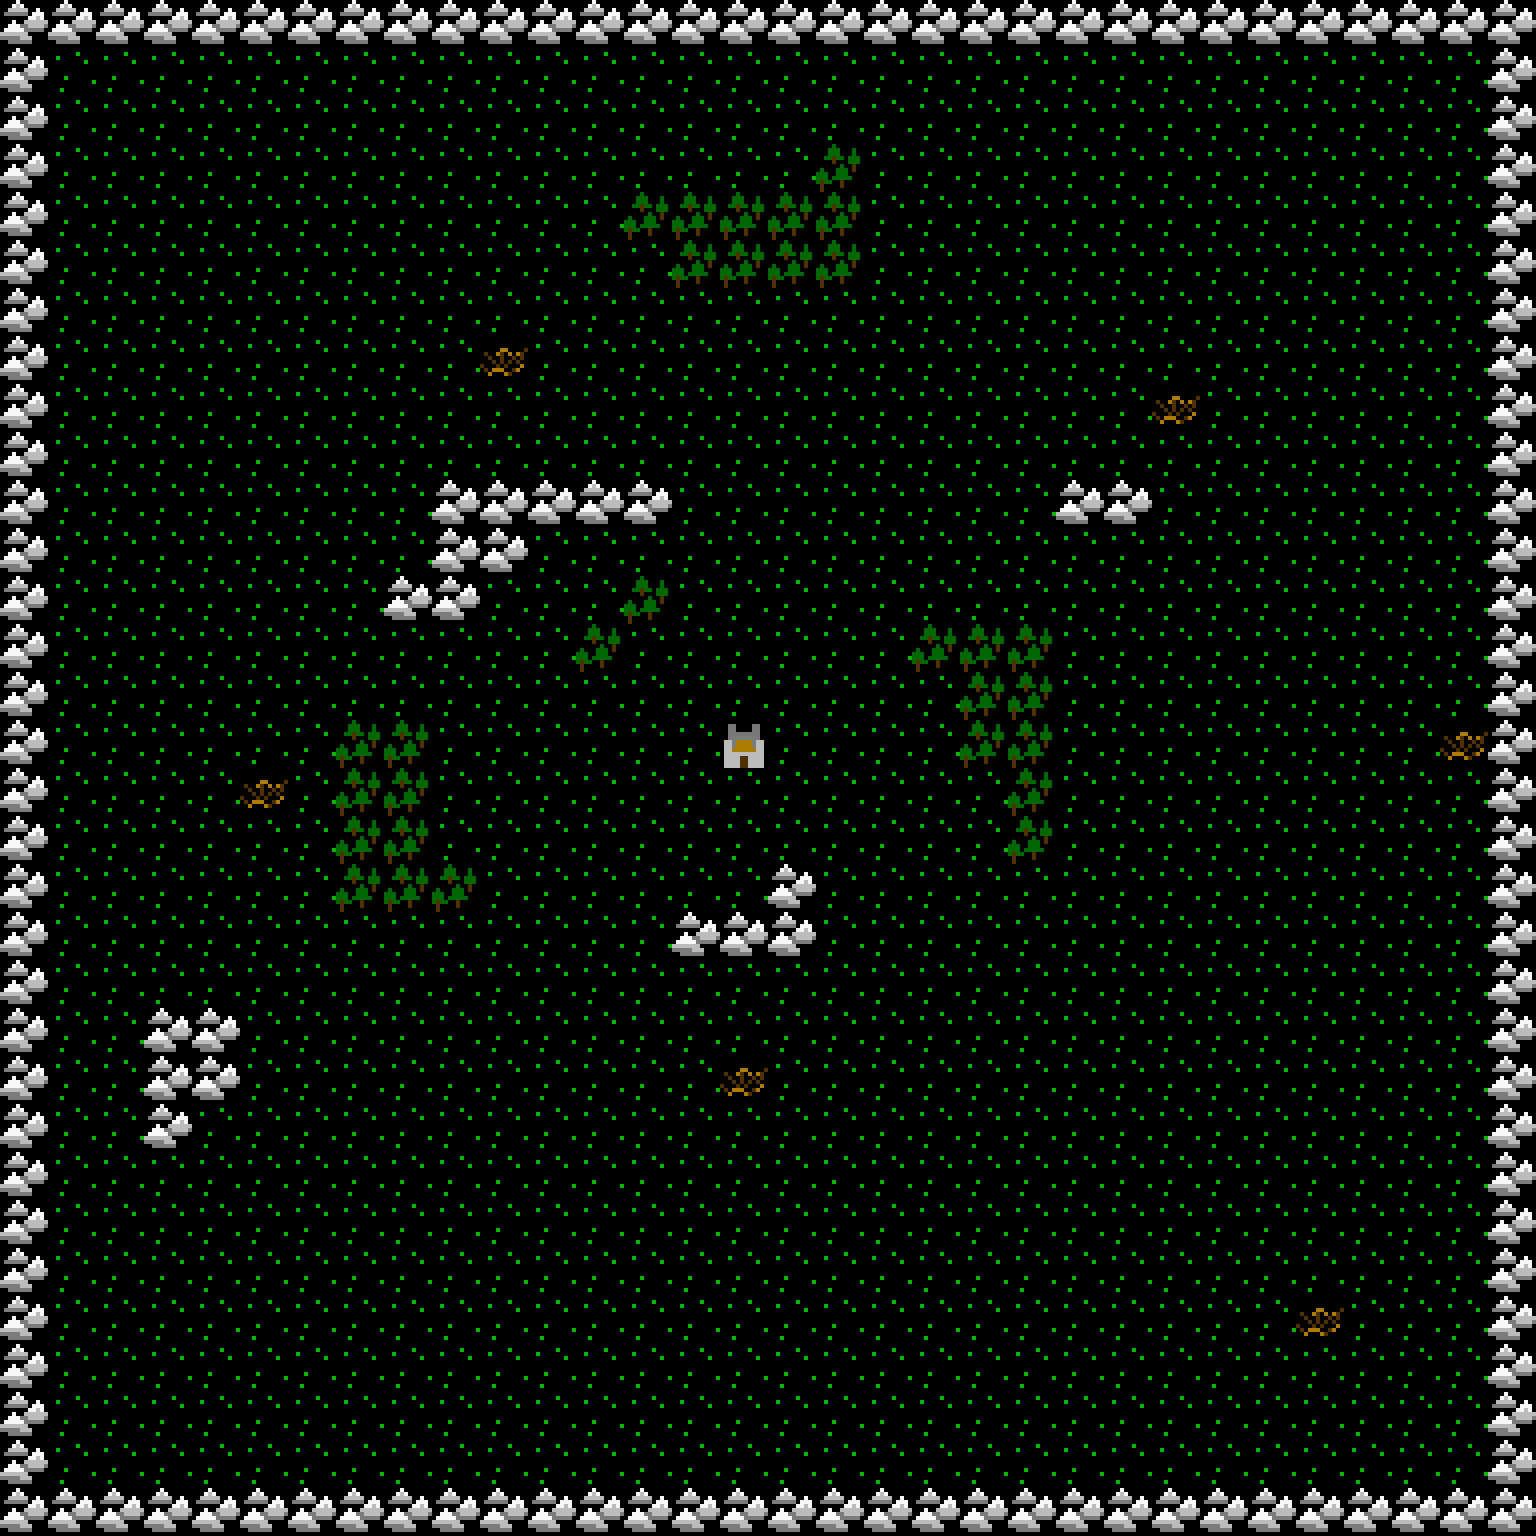

This game map was drawn from its Tiled (.tmx) file and the tilesets committed beside it. A one-line description and the trimmed map source follow:
An orthogonal 32x32 tile map with 48x48 px tiles, 1 tile layer (Tile Layer 1).

<map version="1.0" orientation="orthogonal" width="32" height="32" tilewidth="48" tileheight="48">
 <tileset firstgid="1" name="ld28tilesetRetroLarge" tilewidth="48" tileheight="48">
  <image source="ld28tilesetRetroLarge.png" width="144" height="96" />
  <tile id="0">
   <properties>
    <property name="type" value="grass" />
   </properties>
  </tile>
  <tile id="1">
   <properties>
    <property name="type" value="forest" />
   </properties>
  </tile>
  <tile id="3">
   <properties>
    <property name="type" value="mountain" />
   </properties>
  </tile>
  <tile id="4">
   <properties>
    <property name="type" value="castle" />
   </properties>
  </tile>
  <tile id="5">
   <properties>
    <property name="type" value="hovel" />
   </properties>
  </tile>
 </tileset>
 <layer name="Tile Layer 1" width="32" height="32">
  <data>[1024 cells, 1024 non-empty, 5 distinct tile ids]</data>
 </layer>
</map>